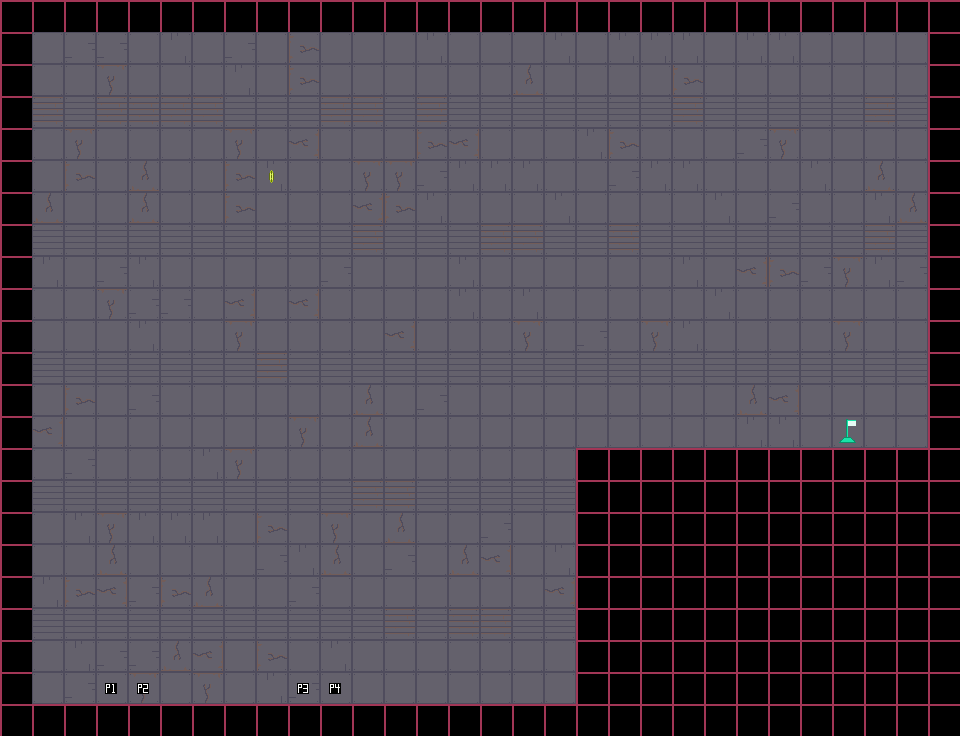

The image is a tile-based game level rendered from a .tmx file. Its description and complete source (layers, tilesets, objects, tile grids) follow:
An orthogonal 30x23 tile map with 32x32 px tiles, 3 tile layers (Tiles, Specials, Ingredients), 2 tilesets.

<map version="1.0" orientation="orthogonal" renderorder="right-down" width="30" height="23" tilewidth="32" tileheight="32" nextobjectid="1">
 <tileset firstgid="1" source="../Tiles.tsx" />
 <tileset firstgid="71" source="../Ingredients.tsx" />
 <layer name="Tiles" width="30" height="23">
  <data encoding="csv">
2,2,2,2,2,2,2,2,2,2,2,2,2,2,2,2,2,2,2,2,2,2,2,2,2,2,2,2,2,2,
2,11,2684354572,2684354572,11,12,11,2684354572,11,1610612749,11,11,11,12,11,11,11,12,11,12,12,12,11,12,12,11,11,11,11,2,
2,11,11,13,11,11,11,12,11,1610612749,11,11,11,11,11,11,3221225485,11,11,11,11,1610612749,11,11,11,11,11,11,11,2,
2,14,15,14,14,14,14,15,15,15,14,14,15,14,15,15,15,15,15,15,15,14,15,15,15,15,15,14,15,2,
2,11,13,11,11,11,11,13,11,2684354573,11,11,11,1610612749,2684354573,11,11,11,12,1610612749,11,11,11,2684354572,13,11,11,11,11,2,
2,11,1610612749,11,3221225485,11,11,1610612749,12,11,11,13,13,2684354572,12,12,12,11,11,2684354572,12,12,11,11,11,12,11,3221225485,11,2,
2,3221225485,11,11,3221225485,11,11,1610612749,11,11,11,2684354573,1610612749,12,11,11,11,12,11,11,11,11,12,11,2684354572,11,11,12,3221225485,2,
2,15,15,15,15,15,15,15,15,15,15,14,15,15,15,14,14,15,15,14,15,15,15,15,15,15,15,14,15,2,
2,12,11,2684354572,12,11,11,11,11,11,2684354572,11,11,11,12,11,11,11,11,11,11,12,11,2684354573,1610612749,2684354572,13,12,2684354572,2,
2,11,11,13,2684354572,2684354572,11,2684354573,11,2684354573,11,11,11,11,12,11,12,11,11,11,11,11,12,11,11,11,11,11,11,2,
2,11,11,11,12,11,11,13,11,11,11,11,2684354573,11,11,11,13,11,2684354572,11,13,12,11,11,11,11,13,11,11,2,
2,15,15,15,15,15,15,15,14,15,15,15,15,15,15,15,15,15,15,15,15,15,15,15,15,15,15,15,15,2,
2,11,1610612749,11,2684354572,11,11,11,11,11,11,3221225485,11,2684354572,11,11,11,11,11,11,11,11,11,3221225485,2684354573,11,11,11,11,2,
2,2684354573,11,11,11,11,11,11,11,13,11,3221225485,11,11,11,11,11,11,11,11,11,11,11,12,12,11,11,11,11,2,
2,11,2684354572,11,11,11,12,13,11,11,11,11,11,11,11,11,11,11,2,2,2,2,2,2,2,2,2,2,2,2,
2,15,15,15,15,15,15,15,15,15,15,14,14,15,15,15,15,15,2,2,2,2,2,2,2,2,2,2,2,2,
2,11,12,13,12,12,12,11,1610612749,11,13,11,3221225485,11,11,2684354572,11,11,2,2,2,2,2,2,2,2,2,2,2,2,
2,11,11,3221225485,11,11,11,11,2684354572,12,3221225485,11,2684354572,11,3221225485,2684354573,11,12,2,2,2,2,2,2,2,2,2,2,2,2,
2,12,1610612749,2684354573,2684354572,1610612749,3221225485,11,11,2684354572,11,11,11,11,11,11,11,2684354573,2,2,2,2,2,2,2,2,2,2,2,2,
2,15,15,15,15,15,15,15,15,15,15,15,14,15,14,14,15,15,2,2,2,2,2,2,2,2,2,2,2,2,
2,11,12,2684354572,2684354572,3221225485,2684354573,11,1610612749,11,12,11,11,11,11,11,11,11,2,2,2,2,2,2,2,2,2,2,2,2,
2,11,2684354572,11,13,11,13,11,12,2684354572,11,11,11,11,11,11,11,11,2,2,2,2,2,2,2,2,2,2,2,2,
2,2,2,2,2,2,2,2,2,2,2,2,2,2,2,2,2,2,2,2,2,2,2,2,2,2,2,2,2,2
</data>
 </layer>
 <layer name="Specials" width="30" height="23">
  <data encoding="csv">
0,0,0,0,0,0,0,0,0,0,0,0,0,0,0,0,0,0,0,0,0,0,0,0,0,0,0,0,0,0,
0,0,0,0,0,0,0,0,0,0,0,0,0,0,0,0,0,0,0,0,0,0,0,0,0,0,0,0,0,0,
0,0,0,0,0,0,0,0,0,0,0,0,0,0,0,0,0,0,0,0,0,0,0,0,0,0,0,0,0,0,
0,0,0,0,0,0,0,0,0,0,0,0,0,0,0,0,0,0,0,0,0,0,0,0,0,0,0,0,0,0,
0,0,0,0,0,0,0,0,0,0,0,0,0,0,0,0,0,0,0,0,0,0,0,0,0,0,0,0,0,0,
0,0,0,0,0,0,0,0,0,0,0,0,0,0,0,0,0,0,0,0,0,0,0,0,0,0,0,0,0,0,
0,0,0,0,0,0,0,0,0,0,0,0,0,0,0,0,0,0,0,0,0,0,0,0,0,0,0,0,0,0,
0,0,0,0,0,0,0,0,0,0,0,0,0,0,0,0,0,0,0,0,0,0,0,0,0,0,0,0,0,0,
0,0,0,0,0,0,0,0,0,0,0,0,0,0,0,0,0,0,0,0,0,0,0,0,0,0,0,0,0,0,
0,0,0,0,0,0,0,0,0,0,0,0,0,0,0,0,0,0,0,0,0,0,0,0,0,0,0,0,0,0,
0,0,0,0,0,0,0,0,0,0,0,0,0,0,0,0,0,0,0,0,0,0,0,0,0,0,0,0,0,0,
0,0,0,0,0,0,0,0,0,0,0,0,0,0,0,0,0,0,0,0,0,0,0,0,0,0,0,0,0,0,
0,0,0,0,0,0,0,0,0,0,0,0,0,0,0,0,0,0,0,0,0,0,0,0,0,0,0,0,0,0,
0,0,0,0,0,0,0,0,0,0,0,0,0,0,0,0,0,0,0,0,0,0,0,0,0,0,0,0,0,0,
0,0,0,0,0,0,0,0,0,0,0,0,0,0,0,0,0,0,0,0,0,0,0,0,0,0,0,0,0,0,
0,0,0,0,0,0,0,0,0,0,0,0,0,0,0,0,0,0,0,0,0,0,0,0,0,0,0,0,0,0,
0,0,0,0,0,0,0,0,0,0,0,0,0,0,0,0,0,0,0,0,0,0,0,0,0,0,0,0,0,0,
0,0,0,0,0,0,0,0,0,0,0,0,0,0,0,0,0,0,0,0,0,0,0,0,0,0,0,0,0,0,
0,0,0,0,0,0,0,0,0,0,0,0,0,0,0,0,0,0,0,0,0,0,0,0,0,0,0,0,0,0,
0,0,0,0,0,0,0,0,0,0,0,0,0,0,0,0,0,0,0,0,0,0,0,0,0,0,0,0,0,0,
0,0,0,0,0,0,0,0,0,0,0,0,0,0,0,0,0,0,0,0,0,0,0,0,0,0,0,0,0,0,
0,0,0,71,72,0,0,0,0,73,74,0,0,0,0,0,0,0,0,0,0,0,0,0,0,0,0,0,0,0,
0,0,0,0,0,0,0,0,0,0,0,0,0,0,0,0,0,0,0,0,0,0,0,0,0,0,0,0,0,0
</data>
 </layer>
 <layer name="Ingredients" width="30" height="23">
  <data encoding="csv">
0,0,0,0,0,0,0,0,0,0,0,0,0,0,0,0,0,0,0,0,0,0,0,0,0,0,0,0,0,0,
0,0,0,0,0,0,0,0,0,0,0,0,0,0,0,0,0,0,0,0,0,0,0,0,0,0,0,0,0,0,
0,0,0,0,0,0,0,0,0,0,0,0,0,0,0,0,0,0,0,0,0,0,0,0,0,0,0,0,0,0,
0,0,0,0,0,0,0,0,0,0,0,0,0,0,0,0,0,0,0,0,0,0,0,0,0,0,0,0,0,0,
0,0,0,0,0,0,0,0,0,0,0,0,0,0,0,0,0,0,0,0,0,0,0,0,0,0,0,0,0,0,
0,0,0,0,0,0,0,0,75,0,0,0,0,0,0,0,0,0,0,0,0,0,0,0,0,0,0,0,0,0,
0,0,0,0,0,0,0,0,0,0,0,0,0,0,0,0,0,0,0,0,0,0,0,0,0,0,0,0,0,0,
0,0,0,0,0,0,0,0,0,0,0,0,0,0,0,0,0,0,0,0,0,0,0,0,0,0,0,0,0,0,
0,0,0,0,0,0,0,0,0,0,0,0,0,0,0,0,0,0,0,0,0,0,0,0,0,0,0,0,0,0,
0,0,0,0,0,0,0,0,0,0,0,0,0,0,0,0,0,0,0,0,0,0,0,0,0,0,0,0,0,0,
0,0,0,0,0,0,0,0,0,0,0,0,0,0,0,0,0,0,0,0,0,0,0,0,0,0,0,0,0,0,
0,0,0,0,0,0,0,0,0,0,0,0,0,0,0,0,0,0,0,0,0,0,0,0,0,0,0,0,0,0,
0,0,0,0,0,0,0,0,0,0,0,0,0,0,0,0,0,0,0,0,0,0,0,0,0,0,0,0,0,0,
0,0,0,0,0,0,0,0,0,0,0,0,0,0,0,0,0,0,0,0,0,0,0,0,0,0,76,0,0,0,
0,0,0,0,0,0,0,0,0,0,0,0,0,0,0,0,0,0,0,0,0,0,0,0,0,0,0,0,0,0,
0,0,0,0,0,0,0,0,0,0,0,0,0,0,0,0,0,0,0,0,0,0,0,0,0,0,0,0,0,0,
0,0,0,0,0,0,0,0,0,0,0,0,0,0,0,0,0,0,0,0,0,0,0,0,0,0,0,0,0,0,
0,0,0,0,0,0,0,0,0,0,0,0,0,0,0,0,0,0,0,0,0,0,0,0,0,0,0,0,0,0,
0,0,0,0,0,0,0,0,0,0,0,0,0,0,0,0,0,0,0,0,0,0,0,0,0,0,0,0,0,0,
0,0,0,0,0,0,0,0,0,0,0,0,0,0,0,0,0,0,0,0,0,0,0,0,0,0,0,0,0,0,
0,0,0,0,0,0,0,0,0,0,0,0,0,0,0,0,0,0,0,0,0,0,0,0,0,0,0,0,0,0,
0,0,0,0,0,0,0,0,0,0,0,0,0,0,0,0,0,0,0,0,0,0,0,0,0,0,0,0,0,0,
0,0,0,0,0,0,0,0,0,0,0,0,0,0,0,0,0,0,0,0,0,0,0,0,0,0,0,0,0,0
</data>
 </layer>
</map>
